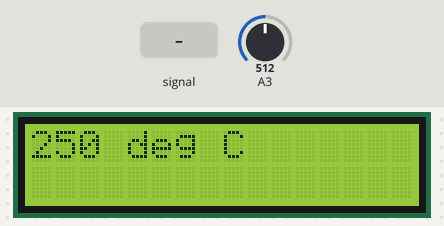
Bench run of a sketch on a simulated Arduino Uno, built with avr-gcc and run on an emulated ATmega328P. Parts: 16×2 character LCD. The inputs (shaded band) are chosen by the test bench; at power-on: A3 = 512. Sleep ends after the set time or at an interrupt.

Above: at 0.8 s.
0.9 s: A3 fed a 200 Hz sine of ±81 counts around its level
At 1.05 s:
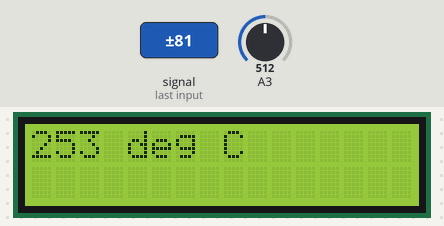
3.9 s: A3 set to 716
At 5.1 s:
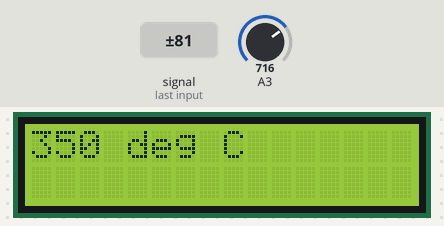
5.4 s: A3 set to 900
At 5.7 s:
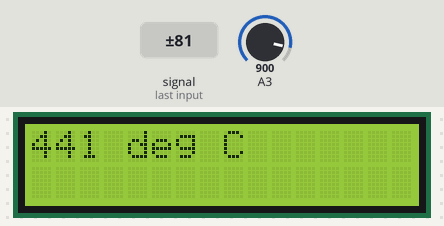
6.9 s: A3 fed a 200 Hz sine of ±81 counts around its level
At 7.05 s:
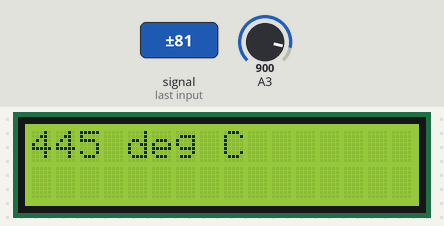
9.9 s: A3 set to 1023
At 11.1 s:
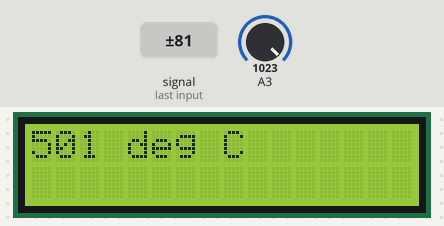
Timing chart, 0 to 12.4 s (numbered marks = the images above; inputs shaded):
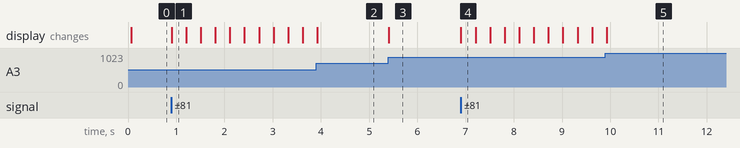

Measured:
- after the input at 0.9 s, the display: changes at once (image 1)
- after the input at 5.4 s, the display: changes at once (image 3)
- after the input at 6.9 s, the display: changes at once (image 4)

The sketch:

PowerDownTemp.ino
```cpp
#include <avr/io.h>
#include <avr/delay.h>
#include <avr/interrupt.h>
uint16_t val = 100;
int prevval=0;
#include <LiquidCrystal.h>
const int rs = 12, en = 11, d4 = 5, d5 = 4, d6 = 3, d7 = 2;
LiquidCrystal lcd(rs, en, d4, d5, d6, d7);

#define wdt_reset() __asm__ __volatile__ ("wdr");
#define SLEEP_MODE_PWR_DOWN (0x02 << 1)
#define set_sleep_mode(mode) \
  do \
  { \
    SMCR = ((SMCR & ~((1 << SM0) | (1 << SM1) | (1 << SM2))) | (mode));; \
  } while(0);


#define sleep_enable() \
  do \
  { \
    SMCR |= (uint8_t)(1<<SE); \
  } while (0);

#define sleep_cpu() \
  do \
  { \
    __asm__ __volatile__("sleep" \
                         "\n\t" ::);  \
  } while (0);


#define sleep_disable() \
  do \
  { \
    SMCR &= (uint8_t)(~(1<<SE)); \
  } while (0);

#define sleep_mode() \
  do \
  { \
    sleep_enable(); \
    sleep_cpu(); \
    sleep_disable(); \
  } while (0);\
{}


void setupADC()
{
  ADMUX = 0b01000011;
  ADCSRA = (1<<ADEN) | (1<<ADIE)| (1<<ADPS0) | (1<<ADPS1) | (1<<ADPS2);
  DIDR0 = (1<<ADC3D);
}

void startConversion()
{
  ADCSRA |= (1<<ADSC);
}

void watchdogSetup(void)
{
  cli();
  wdt_reset();
  WDTCSR |= (1<<WDCE) | (1<<WDE);
  WDTCSR = (1<<WDIE) | (0<<WDE) | (1<<WDP3) | (1<<WDP0);  // 8s / interrupt, no system reset
  sei();
}

int main()
{
  setupADC();
  lcd.begin(16, 2);
  watchdogSetup();
  while(1)
  {
    sei();
    startConversion();

    wdt_reset();
    set_sleep_mode(SLEEP_MODE_PWR_DOWN);
    sleep_mode();
  }
}


ISR(WDT_vect)
{
  lcd.setCursor(0,0);
}


ISR(ADC_vect)
{
  val=ADC;
  int msg = map(val,0,306,0,150);
  if(val!=prevval) //refresh value
  {
    lcd.clear();
    lcd.setCursor(0,0);
    lcd.print(msg);
    lcd.print(" deg C");
  }
  prevval = val;
}
```
